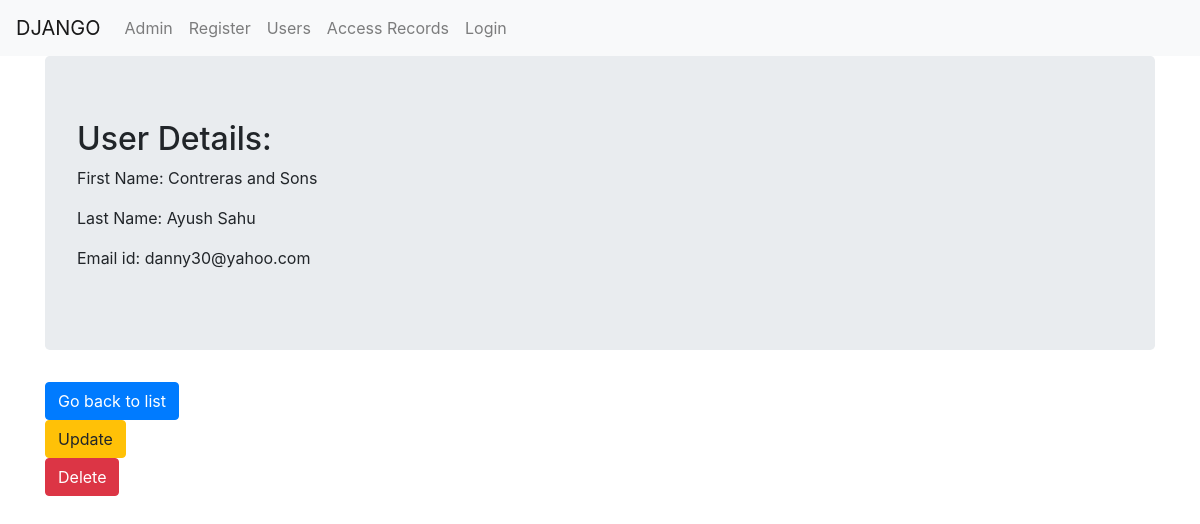
/webapp/users_list/5/, run on the app's committed database.
### webapp/models.py (models this page shows, shortened)
class User(models.Model):
    first_name = models.CharField(max_length=64)
    last_name = models.CharField(max_length=64)
    email = models.EmailField()

### webapp/views.py (the view)
# urls.py: url(r'^users_list/(?P<pk>\d+)/$', views.UsersDetailView.as_view(), name='userdetail'),
class UsersDetailView(DetailView):
    model = User
    template_name = 'webapp/user_detail.html'

### templates/webapp/user_detail.html
{% extends 'webapp/base.html' %}
{% block body_block %}
<div class="jumbotron">
  <h2>User Details:</h2>
  <p>First Name: {{ user.first_name }}</p>
  <p>Last Name: {{ user.last_name }}</p>
  <p>Email id: {{ user.email }}</p>
</div>
<a href="{% url 'webapp:userlist' %}" class="btn btn-large btn-primary">Go back to list</a>
<br>
<a href="{% url 'webapp:userupdate' pk=user.pk %}" class="btn btn-large btn-warning">Update</a>
<br>
<a href="{% url 'webapp:userdelete' pk=user.pk %}" class="btn btn-large btn-danger">Delete</a>
{% endblock %}

### data on the page
User: first_name "Contreras and Sons", last_name "Ayush Sahu", email "danny30@yahoo.com"
